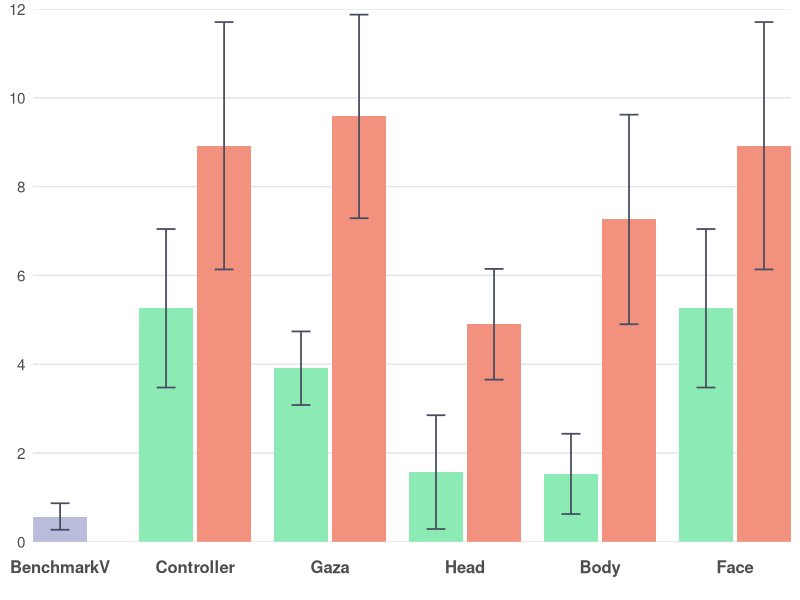
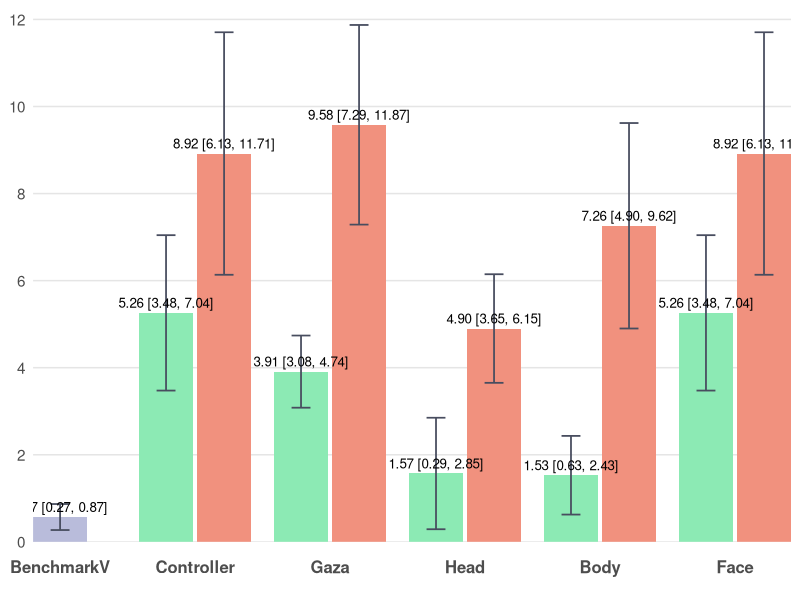

Generate these figures, in order, with R:
# ================= Packages =================
if (!require(ggplot2)) install.packages("ggplot2")
library(ggplot2)

# ================= Data =================
bench_mean <- 0.57; bench_sd <- 0.80

dat <- data.frame(
  Category = c("BenchmarkV",
               "Controller","Controller",
               "Gaza","Gaza",
               "Head","Head",
               "Body","Body",
               "Face","Face"),
  slot     = c("C",
               "L","R",
               "L","R",
               "L","R",
               "L","R",
               "L","R"),
  series   = c("BenchmarkV",
               "Low","High",
               "Low","High",
               "Low","High",
               "Low","High",
               "Low","High"),
  mean     = c(bench_mean,
               5.26, 8.92,    # Controller: Low, High
               3.91, 9.58,    # Gaza: Low, High
               1.57, 4.90,    # Head: Low, High
               1.53, 7.26,    # Body: Low, High
               5.26, 8.92),   # Face: Low, High
  sd       = c(bench_sd,
               4.78, 7.46,    # Controller: Low, High
               2.22, 6.14,    # Gaza: Low, High
               3.43, 3.34,    # Head: Low, High
               2.42, 6.32,    # Body: Low, High
               4.78, 7.46),   # Face: Low, High
  stringsAsFactors = FALSE
)

# 固定横轴顺序
dat$Category <- factor(dat$Category,
  levels = c("BenchmarkV","Controller","Gaza","Head","Body","Face"))
dat$slot   <- factor(dat$slot, levels = c("L","C","R"))
dat$series <- factor(dat$series, levels = c("Low","BenchmarkV","High"))

# ================= 手动定位（确保居中+相邻柱体有间距） =================
# 以每个类目的中心为整数(1,2,3,...)，在左右各偏移 delta；两柱宽度为 bar_w
group_w <- 0.8               # 每个类目总体占宽（<1 避免挤到相邻类目）
bar_w   <- group_w / 2       # 0.4  柱体宽度保持不变
delta   <- group_w / 4       # 0.2  基础偏移
gap     <- 0.03              # 相邻柱体间距（几个像素）

# 对于非BenchmarkV类别，L和R之间增加间距
offset_map <- c(L = -delta - gap/2, C = 0, R = +delta + gap/2)

x_base <- as.numeric(dat$Category)
dat$x  <- x_base + unname(offset_map[as.character(dat$slot)])

# ================= 配色方案 =================
col_low  <- "#8CEAB4"      # Low
col_high <- "#F1917E"      # High
col_bench <- "#B9BCDB"      # BenchmarkV

err_col   <- "#484D5F"

theme_base <- theme_minimal(base_size = 13) +
  theme(
    legend.position    = "none",
    panel.background   = element_rect(fill = "#FFFFFF", color = NA),  # 白底
    plot.background    = element_rect(fill = "#FFFFFF", color = NA),  # 白底
    panel.grid.major   = element_blank(),  # 去除所有网格线
    panel.grid.minor   = element_blank(),  # 去除所有网格线
    panel.grid.major.x = element_blank(),
    panel.grid.minor.x = element_blank(),
    panel.grid.major.y = element_blank(),
    panel.grid.minor.y = element_blank(),
    axis.ticks.x       = element_blank(),  # 去除x轴刻度线（底部灰色竖线）
    axis.ticks.y       = element_blank(),  # 去除y轴刻度线（左侧竖着的刻度线）
    axis.line.x        = element_blank(),  # 去除x轴线（底部灰色竖线）
    axis.line.y        = element_blank(),  # 去除y轴线（左侧竖线）
    axis.text.x        = element_text(size = 12, face = "bold", 
                                       margin = margin(t = 10, b = 10)),  # 底部文字距离坐标轴更远
    axis.text.y        = element_text(size = 11),
    axis.title         = element_blank()
  )

# y 轴：0-12，主要刻度间隔为 2
y_top    <- 12
y_breaks <- seq(0, 12, by = 2)  # 0, 2, 4, 6, 8, 10, 12

# x 轴：用数值坐标，刻度放在每个类目中心
x_breaks <- seq_along(levels(dat$Category))
x_labels <- levels(dat$Category)

# ================= 95% 置信区间计算 =================
n <- 30  # 样本量
df <- n - 1  # 自由度 = 29
t_critical <- qt(0.975, df)  # t分布临界值（95% CI，双尾）
# 计算95% CI的误差范围
dat$ci_margin <- t_critical * (dat$sd / sqrt(n))

# ================= 图1：不带标注 =================
p1 <- ggplot(dat, aes(x = x, y = mean, fill = series)) +
  # 手动添加 0-12 的水平坐标线
  geom_hline(yintercept = y_breaks, color = "#E5E5E5", linewidth = 0.5) +
  geom_col(width = bar_w, position = "identity", colour = NA) +
  geom_errorbar(aes(ymin = mean - ci_margin, ymax = mean + ci_margin),
                width = bar_w * 0.35, color = err_col, linewidth = 0.6,
                position = "identity") +
  scale_fill_manual(values = c(Low = col_low, BenchmarkV = col_bench, High = col_high)) +
  scale_y_continuous(breaks = y_breaks, minor_breaks = NULL) +
  scale_x_continuous(breaks = x_breaks, labels = x_labels, expand = c(0, 0)) +
  coord_cartesian(ylim = c(0, y_top), expand = 0) +
  theme_base

# ================= 图2：带"均值 (95% CI)"标注 =================
lab_df <- transform(dat, label = sprintf("%.2f [%.2f, %.2f]", mean, 
                                          mean - ci_margin, mean + ci_margin))

p2 <- ggplot(dat, aes(x = x, y = mean, fill = series)) +
  # 手动添加 0-12 的水平坐标线
  geom_hline(yintercept = y_breaks, color = "#E5E5E5", linewidth = 0.5) +
  geom_col(width = bar_w, position = "identity", colour = NA) +
  geom_errorbar(aes(ymin = mean - ci_margin, ymax = mean + ci_margin),
                width = bar_w * 0.35, color = err_col, linewidth = 0.6,
                position = "identity") +
  geom_text(data = lab_df, aes(label = label),
            vjust = -0.5, size = 3.4, position = "identity") +
  scale_fill_manual(values = c(Low = col_low, BenchmarkV = col_bench, High = col_high)) +
  scale_y_continuous(breaks = y_breaks, minor_breaks = NULL) +
  scale_x_continuous(breaks = x_breaks, labels = x_labels, expand = c(0, 0)) +
  coord_cartesian(ylim = c(0, y_top * 1.02), expand = 0) +
  theme_base

# 保存文件
ggsave("no_labels/performance_toc_no_labels.png", p1, width = 8, height = 4.2, dpi = 300, bg = "white")
ggsave("with_labels/performance_toc_with_labels.png", p2, width = 8, height = 4.6, dpi = 300, bg = "white")
